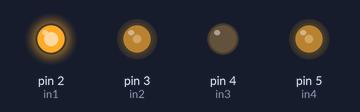
Bench run of a sketch on a simulated Arduino Uno, built with avr-gcc and run on an emulated ATmega328P. Shown: output pins drawn as LEDs (lit = HIGH).

Above: at 0.05 s.
At 2.5 s:
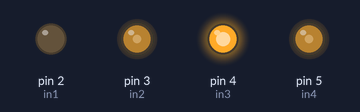
At 5.0 s:
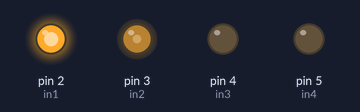
At 7.45 s:
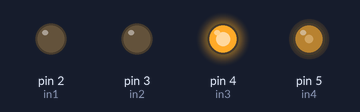
At 9.95 s:
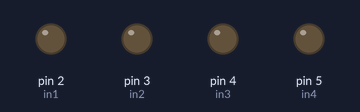
Timing chart, 0 to 13.0 s (numbered marks = the images above):
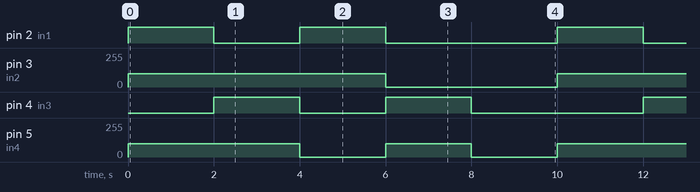

The sketch:

cart_001.ino
```cpp
int in1 = 2;
int in2 = 3;
int in3 = 4;
int in4 = 5;

int row_speed = 100; //轮子的转速


void setup() {
  // put your setup code here, to run once:
  pinMode(in1,OUTPUT);
  pinMode(in2,OUTPUT);
  pinMode(in3,OUTPUT);
  pinMode(in4,OUTPUT);

  car_stop();
}

void loop() {
  // put your main code here, to run repeatedly:
  go();
  delay(2000);
  back();
  delay(2000);
  go_left();
  delay(2000);
  go_right();
  delay(2000);
  car_stop();
  delay(2000);
}

void car_stop()
{
  digitalWrite(in1,LOW);
  digitalWrite(in2,LOW);
  digitalWrite(in3,LOW);
  digitalWrite(in4,LOW);
}

void go()
{
  digitalWrite(in1,HIGH);
  analogWrite(in2,row_speed);
  //digitalWrite(in2,LOW);
  digitalWrite(in3,LOW);
  //digitalWrite(in4,HIGH);
  analogWrite(in4,row_speed);
}

void back()
{
  digitalWrite(in1,LOW);
  analogWrite(in2,row_speed);
  digitalWrite(in3,HIGH);
  analogWrite(in4,row_speed);
}

void go_left()
{
  digitalWrite(in1,HIGH);
  analogWrite(in2,row_speed);
  digitalWrite(in3,LOW);
  digitalWrite(in4,LOW);
}

void go_right()
{
  digitalWrite(in1,LOW);
  analogWrite(in2,LOW);
  digitalWrite(in3,HIGH);
  analogWrite(in4,row_speed);
}
```

Measured:
- by itself, pin 2 (in1), pin 4 (in3): repeats every 10.0 s: LOW 2.0 s, HIGH 2.0 s, LOW 4.0 s, HIGH 2.0 s
- by itself, pin 3 (in2): alternates 100/255 for 6.0 s and 0/255 for 4.0 s
- by itself, pin 5 (in4): repeats every 10.0 s: 0/255 2.0 s, 100/255 2.0 s, 0/255 2.0 s, 100/255 4.0 s
